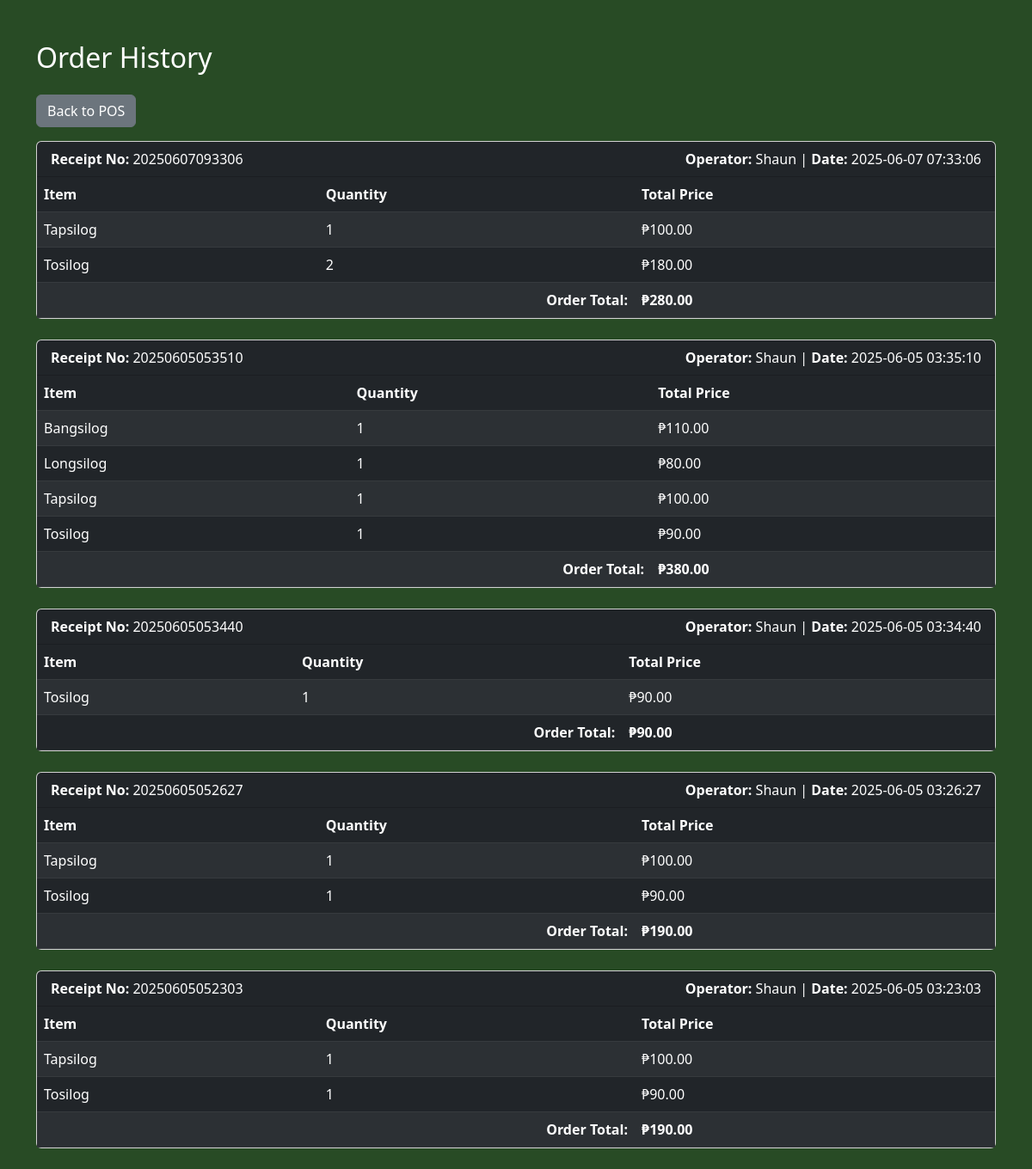
The page /history.php on the database its author committed.
### tables this page shows
CREATE TABLE `order_details` (
  `id` int(11) NOT NULL,
  `order_id` int(11) NOT NULL,
  `item` varchar(255) NOT NULL,
  `quantity` int(11) NOT NULL,
  `price` decimal(10,2) NOT NULL
);

CREATE TABLE `orders` (
  `order_id` int(11) NOT NULL,
  `receipt_no` varchar(32) NOT NULL,
  `operator` varchar(100) NOT NULL,
  `created_at` timestamp NOT NULL DEFAULT current_timestamp()
);

### history.php (the view, shortened to what this page needs)
<?php
$servername = "localhost";
$username = "root";
$password = "";
$dbname = "binalots";
$conn = new mysqli($servername, $username, $password, $dbname);
$sql = "SELECT o.order_id, o.receipt_no, o.operator, o.created_at, d.item, d.quantity, d.price
        FROM orders o
        JOIN order_details d ON o.order_id = d.order_id
        ORDER BY o.order_id DESC, d.item ASC";
$result = $conn->query($sql);
$orders = [];
if ($result && $result->num_rows > 0) {
    while($row = $result->fetch_assoc()) {
        $orders[$row['receipt_no']]['info'] = [
            'operator' => $row['operator'],
            'created_at' => $row['created_at']
        ];
        $orders[$row['receipt_no']]['items'][] = [
            'item' => $row['item'],
            'quantity' => $row['quantity'],
            'price' => $row['price']
        ];
    }
}
?>
<!DOCTYPE html>
<html lang="en">
<head>
    <link href="https://cdn.jsdelivr.net/npm/bootstrap@5.3.0-alpha3/dist/css/bootstrap.min.css" rel="stylesheet">
</head>
<body style="background-color:#284b25; color:white;">
<div class="container mt-5">
    <h2 class="mb-4">Order History</h2>
    <a href="home.php" class="btn btn-secondary mb-3">Back to POS</a>
    <?php if (!empty($orders)): ?>
        <?php foreach ($orders as $receipt_no => $order): ?>
            <div class="card mb-4">
                <div class="card-header bg-dark text-white">
                    <strong>Receipt No:</strong> <?= htmlspecialchars($receipt_no) ?>
                    <span class="float-end"><strong>Operator:</strong> <?= htmlspecialchars($order['info']['operator']) ?> | <strong>Date:</strong> <?= htmlspecialchars($order['info']['created_at']) ?></span>
                </div>
                <div class="card-body p-0">
                    <table class="table table-dark table-striped mb-0">
                        <thead>
                            <tr>
                                <th>Item</th>
                                <th>Quantity</th>
                                <th>Total Price</th>
                            </tr>
                        </thead>
                        <tbody>
                            <?php $order_total = 0; ?>
                            <?php foreach ($order['items'] as $item): ?>
                                <tr>
                                    <td><?= htmlspecialchars($item['item']) ?></td>
                                    <td><?= htmlspecialchars($item['quantity']) ?></td>
                                    <td>₱<?= number_format($item['price'], 2) ?></td>
                                </tr>
                                <?php $order_total += $item['price']; ?>
                            <?php endforeach; ?>
                            <tr>
                                <td colspan="2" class="text-end"><strong>Order Total:</strong></td>
                                <td><strong>₱<?= number_format($order_total, 2) ?></strong></td>
                            </tr>
                        </tbody>
                    </table>
                </div>
            </div>
        <?php endforeach; ?>
    <?php else: ?>
        <div class="alert alert-info">No orders found.</div>
    <?php endif; ?>
</div>
</body>
</html>

### rows shown on the page
order_details: item "Tosilog", quantity "2", price "180.00"
order_details: item "Bangsilog", quantity "1", price "110.00"
order_details: item "Longsilog", quantity "1", price "80.00"
order_details: receipt_no "20250605053440", order.operator "Shaun", order.created_at "2025-06-05 03:34:40", item "Tosilog", quantity "1", price "90.00", order_total "90.00"

### other values the page prints
$receipt_no "20250607093306"
$order['info']['operator'] "Shaun"
$order['info']['created_at'] "2025-06-07 07:33:06"
$item['item'] "Tapsilog"
$item['quantity'] "1"
$item['price'] "100.00"
$order_total "280.00"
$receipt_no "20250605053510"
$order['info']['created_at'] "2025-06-05 03:35:10"
$item['item'] "Tosilog"
$item['price'] "90.00"
$order_total "380.00"
$receipt_no "20250605052627"
$order['info']['created_at'] "2025-06-05 03:26:27"
$order_total "190.00"
